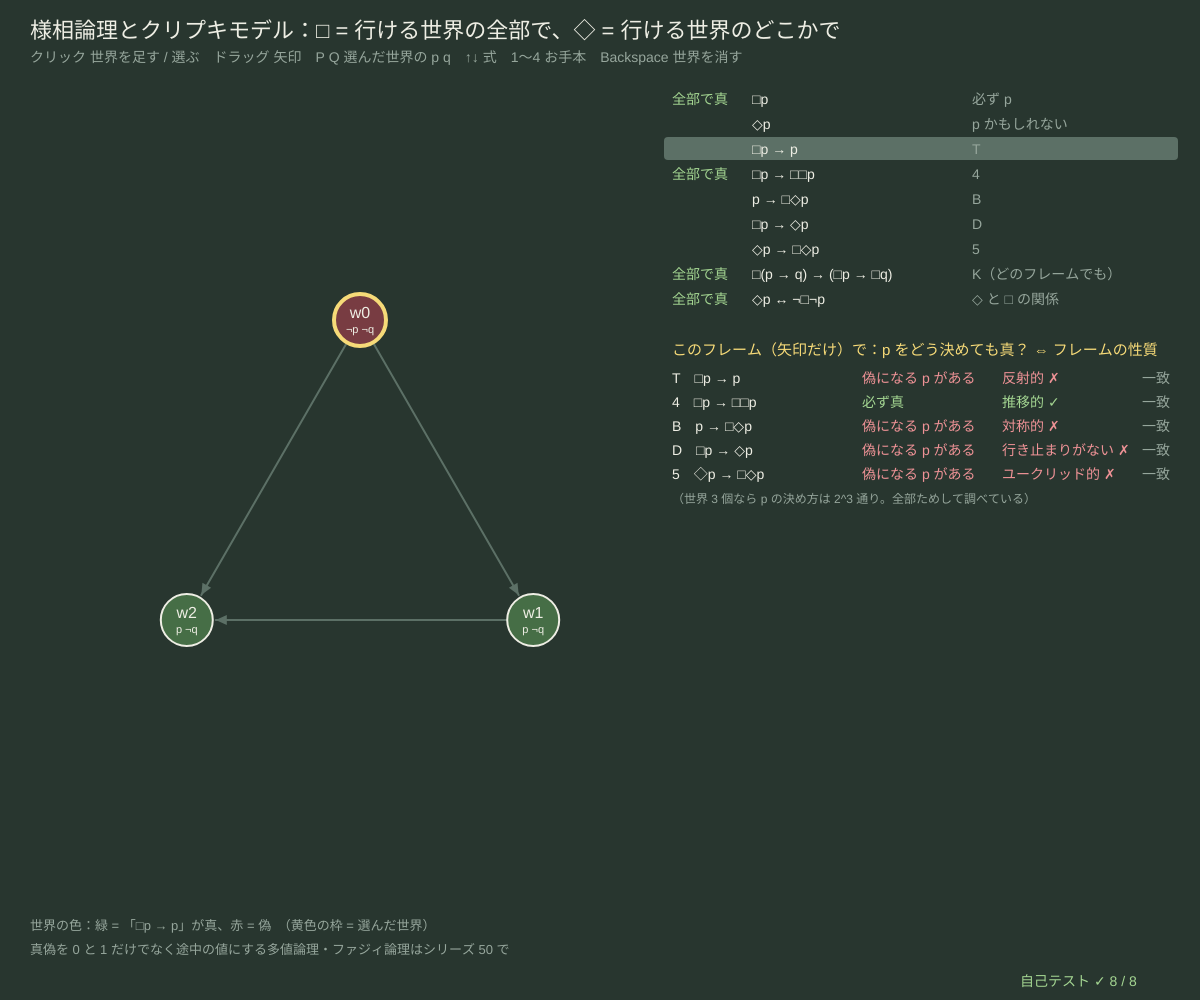
Frame 1 (no input)
Frame 60 (no input): identical to frame 1, image omitted
Frame 120 (the mouse pressed at the canvas centre since frame 60): identical to frame 1, image omitted

The p5.js sketch that drew this single still picture (run headless with seeded random() and noise() and a simulated clock; from frame 60 on, the mouse is pressed at the canvas centre):

// p5.js sketch
// ── sketch.js
// ============================================
// 12 様相論理とクリプキモデル ─ 「必ず □」「かもしれない ◇」を、可能世界（点）と到達関係（矢印）で考える
// □p が世界 w で真 ⇔ w から行ける全部の世界で p が真。◇p が真 ⇔ 行ける世界のどこかで p が真（行き先がなければ □p はいつも真）。
// 公理 T（□p → p）は「どの世界も自分に行ける（反射的）」フレームなら、p をどう決めても必ず真。4（□p → □□p）は推移的なフレームで必ず真。
// 空いた所をクリック = 世界を足す（最初の 1 回はキーを届かせるだけ）/ 世界から世界へドラッグ = 矢印の切りかえ（同じ世界へ戻ると自分への矢印）
// 世界をクリック = 選ぶ → P / Q でその世界の p / q を切りかえ / Backspace 最後の世界を消す / ↑↓ 式 / 1〜4 お手本のフレーム
// ============================================

const FORMULAS = [                      // ★ [式, 名前]（[] = □、<> = ◇ と書いてもよい）
  ['□p', '必ず p'], ['◇p', 'p かもしれない'], ['□p → p', 'T'], ['□p → □□p', '4'], ['p → □◇p', 'B'], ['□p → ◇p', 'D'], ['◇p → □◇p', '5'],
  ['□(p → q) → (□p → □q)', 'K（どのフレームでも）'], ['◇p ↔ ¬□¬p', '◇ と □ の関係'],
];
const AXIOMS = [                        // ★ 公理と、それが必ず成り立つフレームの性質
  ['T', '□p → p', '反射的', (n, R) => all(n, (x) => R[x][x])],
  ['4', '□p → □□p', '推移的', (n, R) => all(n, (x) => all(n, (y) => all(n, (z) => !(R[x][y] && R[y][z]) || R[x][z])))],
  ['B', 'p → □◇p', '対称的', (n, R) => all(n, (x) => all(n, (y) => !R[x][y] || R[y][x]))],
  ['D', '□p → ◇p', '行き止まりがない', (n, R) => all(n, (x) => any(n, (y) => R[x][y]))],
  ['5', '◇p → □◇p', 'ユークリッド的', (n, R) => all(n, (x) => all(n, (y) => all(n, (z) => !(R[x][y] && R[x][z]) || R[y][z])))],
];
const MAX_W = 6, WR = 26;               // ★ 世界の数の上限、半径
let worlds = [], rel = [], fIdx = 2, selW = 0, gotFocus = false, dragFrom = -1, dragMoved = false, parsed = [], axF = [];
function all(n, f) { for (let i = 0; i < n; i++) if (!f(i)) return false; return true; }
function any(n, f) { for (let i = 0; i < n; i++) if (f(i)) return true; return false; }

function setup() {
  createCanvas(windowWidth, windowHeight);
  parsed = FORMULAS.map((f) => parseFormula(f[0], true).f); axF = AXIOMS.map((a) => parseFormula(a[1], true).f);
  selfTest();
  example(1);
}
function windowResized() { resizeCanvas(windowWidth, windowHeight); }
// ★ 様相の式の真偽：世界 w で、到達関係 R、付値 V（V.p[w] = その世界の p）
function evalModal(f, w, n, R, V) {
  switch (f.op) {
    case 'var': return !!(V[f.name] && V[f.name][w]);
    case 'top': return true;
    case 'bot': return false;
    case 'not': return !evalModal(f.a, w, n, R, V);
    case 'and': return evalModal(f.a, w, n, R, V) && evalModal(f.b, w, n, R, V);
    case 'or': return evalModal(f.a, w, n, R, V) || evalModal(f.b, w, n, R, V);
    case 'imp': return !evalModal(f.a, w, n, R, V) || evalModal(f.b, w, n, R, V);
    case 'iff': return evalModal(f.a, w, n, R, V) === evalModal(f.b, w, n, R, V);
    case 'box': return all(n, (v) => !R[w][v] || evalModal(f.a, v, n, R, V));
    case 'dia': return any(n, (v) => R[w][v] && evalModal(f.a, v, n, R, V));
  }
  return false;
}
function validOnFrame(f, n, R) {        // フレームで妥当：p, q をどう決めても、どの世界でも真
  let vars = fmlVars(f);
  for (let k = 0; k < 1 << (n * vars.length); k++) {
    let V = {}; vars.forEach((v, j) => { V[v] = []; for (let w = 0; w < n; w++) V[v].push(!!((k >> (j * n + w)) & 1)); });
    for (let w = 0; w < n; w++) if (!evalModal(f, w, n, R, V)) return { ok: false, V, w };
  }
  return { ok: true };
}
function matrix() { let n = worlds.length, R = []; for (let i = 0; i < n; i++) { R.push([]); for (let j = 0; j < n; j++) R[i].push(rel.some((e) => e[0] === i && e[1] === j)); } return R; }
function vals() { return { p: worlds.map((w) => w.p), q: worlds.map((w) => w.q) }; }
function example(k) {
  let cx = width * 0.3, cy = height * 0.52, rr = Math.min(width, height) * 0.2;
  const ring = (n) => { worlds = []; for (let i = 0; i < n; i++) worlds.push({ x: cx + rr * Math.cos(-Math.PI / 2 + (i * 2 * Math.PI) / n), y: cy + rr * Math.sin(-Math.PI / 2 + (i * 2 * Math.PI) / n), p: false, q: false }); };
  if (k === 1) { ring(3); rel = [[0, 1], [1, 2], [0, 2]]; worlds[1].p = worlds[2].p = true; }      // 推移的だが反射的でない
  if (k === 2) { ring(3); rel = [[0, 0], [1, 1], [2, 2], [0, 1], [1, 2]]; worlds[0].p = worlds[1].p = true; }   // 反射的だが推移的でない
  if (k === 3) { ring(3); rel = []; for (let i = 0; i < 3; i++) for (let j = 0; j < 3; j++) rel.push([i, j]); worlds[0].p = true; }   // 全部つながる（S5）
  if (k === 4) { ring(4); rel = [[0, 1], [1, 2], [2, 3], [3, 0]]; worlds[0].p = worlds[2].p = true; worlds[1].q = true; }
  selW = 0;
}

function draw() {
  background(...BG);
  hudTitle('様相論理とクリプキモデル：□ = 行ける世界の全部で、◇ = 行ける世界のどこかで', 'クリック 世界を足す / 選ぶ　ドラッグ 矢印　P Q 選んだ世界の p q　↑↓ 式　1〜4 お手本　Backspace 世界を消す');
  let n = worlds.length, R = matrix(), V = vals(), f = parsed[fIdx];
  // ---- 矢印と世界
  for (let [i, j] of rel) arrowW(i, j, LINEC);
  if (dragFrom >= 0 && dragMoved) { stroke(...SKY); strokeWeight(2); line(worlds[dragFrom].x, worlds[dragFrom].y, mouseX, mouseY); }
  worlds.forEach((w, i) => {
    let v = evalModal(f, i, n, R, V);
    stroke(...(i === selW ? YEL : INK)); strokeWeight(i === selW ? 4 : 2); fill(...(v ? [70, 110, 70] : [120, 60, 66])); circle(w.x, w.y, WR * 2);
    noStroke(); fill(...INK); textSize(16); textAlign(CENTER, CENTER); text('w' + i, w.x, w.y - 6);
    textSize(11); text((w.p ? 'p' : '¬p') + ' ' + (w.q ? 'q' : '¬q'), w.x, w.y + 10);
  });
  noStroke(); fill(...DIMC); textSize(13); textAlign(LEFT, BASELINE);
  text('世界の色：緑 = 「' + FORMULAS[fIdx][0] + '」が真、赤 = 偽　（黄色の枠 = 選んだ世界）', 30, height - 70);
  text('真偽を 0 と 1 だけでなく途中の値にする多値論理・ファジィ論理はシリーズ 50 で', 30, height - 46);
  // ---- 右：式の一覧（全部の世界で真か）
  let rx = width * 0.56;
  FORMULAS.forEach(([s, nm], k) => {
    let g = parsed[k], allT = n > 0 && all(n, (w) => evalModal(g, w, n, R, V)), y = 104 + k * 25;
    if (k === fIdx) { fill(...LINEC); rect(rx - 8, y - 17, width - rx - 14, 23, 4); }
    fill(...(allT ? GRN : DIMC)); textSize(14); text(allT ? '全部で真' : '　', rx, y);
    fill(...INK); text(s, rx + 80, y); fill(...DIMC); text(nm, rx + 300, y);
  });
  // ---- 右下：公理とフレームの性質の対応（p の決め方を全部ためす）
  let y0 = 104 + FORMULAS.length * 25 + 26;
  fill(...YEL); textSize(15); text('このフレーム（矢印だけ）で：p をどう決めても真？ ⇔ フレームの性質', rx, y0);
  AXIOMS.forEach(([nm, s, prop, test], k) => {
    let vf = n ? validOnFrame(axF[k], n, R) : { ok: true }, pr = test(n, R), y = y0 + 28 + k * 24;
    fill(...INK); textSize(14); text(nm + '　' + s, rx, y);
    fill(...(vf.ok ? GRN : PINK)); text(vf.ok ? '必ず真' : '偽になる p がある', rx + 190, y);
    fill(...(pr ? GRN : PINK)); text(prop + (pr ? ' ✓' : ' ✗'), rx + 330, y);
    fill(...(vf.ok === pr ? DIMC : PINK)); text(vf.ok === pr ? '一致' : '不一致!', rx + 470, y);
  });
  fill(...DIMC); textSize(12); text('（世界 ' + n + ' 個なら p の決め方は 2^' + n + ' 通り。全部ためして調べている）', rx, y0 + 28 + AXIOMS.length * 24);
  drawSelfTest(width - 180, height - 14);
}
function arrowW(i, j, col) {
  let a = worlds[i], b = worlds[j];
  stroke(...col); strokeWeight(2); noFill();
  if (i === j) { circle(a.x, a.y - WR - 12, 26); return; }
  let dx = b.x - a.x, dy = b.y - a.y, L = Math.hypot(dx, dy) || 1, ux = dx / L, uy = dy / L, off = rel.some((e) => e[0] === j && e[1] === i) ? 6 : 0;
  let x0 = a.x + ux * WR - uy * off, y0 = a.y + uy * WR + ux * off, x1 = b.x - ux * (WR + 3) - uy * off, y1 = b.y - uy * (WR + 3) + ux * off;
  line(x0, y0, x1, y1); noStroke(); fill(...col);
  triangle(x1, y1, x1 - ux * 11 - uy * 5, y1 - uy * 11 + ux * 5, x1 - ux * 11 + uy * 5, y1 - uy * 11 - ux * 5);
}
function hitW(x, y) { for (let i = worlds.length - 1; i >= 0; i--) if (Math.hypot(worlds[i].x - x, worlds[i].y - y) < WR) return i; return -1; }
function mousePressed() {
  if (!gotFocus) { gotFocus = true; return; }
  if (mouseX > width * 0.54) return;
  dragFrom = hitW(mouseX, mouseY); dragMoved = false;
  if (dragFrom < 0 && worlds.length < MAX_W && mouseY > 80) { worlds.push({ x: mouseX, y: mouseY, p: false, q: false }); selW = worlds.length - 1; }
}
function mouseDragged() { if (dragFrom >= 0 && Math.hypot(mouseX - worlds[dragFrom].x, mouseY - worlds[dragFrom].y) > WR) dragMoved = true; }
function mouseReleased() {
  if (dragFrom < 0) return;
  let to = hitW(mouseX, mouseY);
  if (!dragMoved && to === dragFrom) selW = to;
  else if (to >= 0) { let k = rel.findIndex((e) => e[0] === dragFrom && e[1] === to); if (k >= 0) rel.splice(k, 1); else rel.push([dragFrom, to]); }
  else if (dragMoved) { worlds[dragFrom].x = clampv(mouseX, 30, width * 0.53); worlds[dragFrom].y = clampv(mouseY, 90, height - 90); }
  dragFrom = -1;
}
function keyPressed() {
  if (key === UP_ARROW) fIdx = (fIdx + FORMULAS.length - 1) % FORMULAS.length;
  if (key === DOWN_ARROW) fIdx = (fIdx + 1) % FORMULAS.length;
  if (key >= '1' && key <= '4') example(Number(key));
  if (worlds[selW] && (key === 'p' || key === 'P')) worlds[selW].p = !worlds[selW].p;
  if (worlds[selW] && (key === 'q' || key === 'Q')) worlds[selW].q = !worlds[selW].q;
  if (key === 'Backspace' && worlds.length) { let k = worlds.length - 1; worlds.pop(); rel = rel.filter((e) => e[0] !== k && e[1] !== k); selW = Math.min(selW, worlds.length - 1); }
  return false;
}

// ---- 自己テスト
function selfTest() {
  selfTestResults = [];
  check('式 ' + FORMULAS.length + ' 個と公理 5 つが全部読める（□ ◇ も [] <> も）', parsed.every((f) => f) && axF.every((f) => f) && fmlEq(parseFormula('[]p -> <>p', true).f, axF[3]));
  let frames = [];                      // 世界 1〜3 個のフレームを全部（2 + 16 + 512 = 530 個）
  for (let n = 1; n <= 3; n++) for (let m = 0; m < 1 << (n * n); m++) { let R = []; for (let i = 0; i < n; i++) { R.push([]); for (let j = 0; j < n; j++) R[i].push(!!((m >> (i * n + j)) & 1)); } frames.push([n, R]); }
  AXIOMS.forEach(([nm, s, prop, test], k) => {
    let agree = 0, fails = 0;
    for (let [n, R] of frames) { let v = validOnFrame(axF[k], n, R).ok; if (v === test(n, R)) agree++; if (!v) fails++; }
    check(nm + '（' + s + '）：世界 3 個までの全部のフレーム ' + frames.length + ' 個で「必ず真」⇔ ' + prop + '（成り立たないフレーム ' + fails + ' 個）', agree === frames.length && fails > 0);
  });
  let okK = frames.filter(([n]) => n <= 2).every(([n, R]) => validOnFrame(parsed[7], n, R).ok && validOnFrame(parsed[8], n, R).ok);
  check('K と「◇p ↔ ¬□¬p」は、どのフレームでも p, q をどう決めても真（世界 2 個まで全部）', okK);
  let R1 = [[false]];
  check('行き先のない世界では □⊥ が真（全部の行き先で… の「全部」が空）、◇⊤ は偽', evalModal(parseFormula('[]0', true).f, 0, 1, R1, {}) && !evalModal(parseFormula('<>1', true).f, 0, 1, R1, {}));
  reportSelfTest();
}

// ---------- やってみよう ----------
// 1. お手本 1（推移的、反射的でない）で T を選ぶ。どの世界が赤？ w0 に自分への矢印を足すと？
// 2. お手本 2（反射的、推移的でない）で 4 が偽になる p の決め方を見つけよう（右下の表は「ある」と言っている）
// 3. お手本 3（全部つながる）では T・4・B・D・5 が全部「必ず真」。これが知識の論理 S5（「知っている」の論理）
// 4. □ を「いつも（これから先ずっと）」、◇ を「いつか」と読むと時間の論理。矢印 = 時間が進む向き。どんなフレームが合う？
// 5. FORMULAS に足そう：□□p → □p、◇◇p → ◇p。どんなフレームの性質と対応する？

// ==================================================
// ここから下は「論理の道具」（中身は読まなくても OK。消さないでね）
// ==================================================
// ---- 色と小さな道具（黒板とチョーク）
const BG = [40, 54, 47];                // 背景（黒板の灰緑）
const INK = [238, 238, 228];            // 文字（白いチョーク）
const YEL = [246, 218, 120], SKY = [128, 186, 222], PINK = [238, 146, 150], GRN = [164, 214, 146], LILAC = [196, 170, 230];
const DIMC = [150, 166, 156], PANEL = [50, 66, 58], LINEC = [92, 112, 102];
function clampv(v, a, b) { return v < a ? a : v > b ? b : v !== v ? a : v; }     // NaN なら a に戻す
function fmtN(v, d) { if (typeof v !== 'number' || v !== v) return '?'; return v.toFixed(d === undefined ? 2 : d); }
function hudTitle(t, sub) {              // 左上のタイトルと操作の説明（日本語は 1 文字ずつ折り返す）
  textWrap(CHAR); noStroke(); fill(...INK); textSize(22); textAlign(LEFT, BASELINE); text(t, 30, 38);
  fill(...DIMC); textSize(14); textLeading(19); text(sub, 30, 62);
}
function typeInto(s, ch, allowed, maxLen) {   // 文字の入力：allowed に入っている 1 文字だけ足す（長さの上限つき）
  if (typeof ch !== 'string' || ch.length !== 1 || allowed.indexOf(ch) < 0) return s;
  return s.length < (maxLen || 40) ? s + ch : s;
}
function chalkPanel(x, y, w, h) { noStroke(); fill(...PANEL); rect(x, y, w, h, 8); }
function drawInputLine(x, y, label, s, err, active) {   // 入力欄：文字列と、まちがいの説明
  noStroke(); fill(...(active === false ? DIMC : YEL)); textSize(15); textAlign(LEFT, BASELINE); text(label, x, y);
  let lx = x + textWidth(label) + 8;
  fill(...INK); textSize(20); text(s + (active !== false && frameCount % 60 < 30 ? '▏' : ''), lx, y + 1);
  if (err) { fill(...PINK); textSize(14); text('✗ ' + err, lx, y + 22); }
}
// ---- 種つきの乱数（同じ種なら毎回同じ列 → 実験をくり返せる）
let rngState = 1;
function seedRng(s) { rngState = (s >>> 0) || 1; }
function rnd() {                       // 0〜1 の一様乱数（mulberry32）
  rngState = (rngState + 0x6d2b79f5) >>> 0;
  let t = rngState;
  t = Math.imul(t ^ (t >>> 15), t | 1);
  t ^= t + Math.imul(t ^ (t >>> 7), t | 61);
  return ((t ^ (t >>> 14)) >>> 0) / 4294967296;
}
function rndInt(a, b) { return a + Math.floor(rnd() * (b - a + 1)); }
function rndPick(arr) { return arr[Math.floor(rnd() * arr.length)]; }
// ---- 論理式の道具：字句 → 構文木（再帰下降）→ 文字列・真理値
// 構文木 = { op: 'var', name } / { op: 'top' } ⊤ / { op: 'bot' } ⊥ / { op: 'not', a } / { op: 'and' | 'or' | 'imp' | 'iff', a, b }
//          （様相論理だけ { op: 'box', a } □ と { op: 'dia', a } ◇）
// 強さの順：¬ □ ◇ ＞ ∧ ＞ ∨ ＞ →（右から結合：p→q→r = p→(q→r)）＞ ↔
// ASCII でも書ける：~ ! = ¬、& ^ = ∧、| = ∨、-> > = →、<-> = = ↔、1 = ⊤、0 = ⊥、[] = □、<> = ◇
const FML_KEYS = 'abcdefghijklmnopqrstuvwxyz0123456789~!&|^-<>=()[] ';   // 入力できる文字
const FML_MAX_VARS = 6;                // ★ 変数の数の上限（真理値表は 2⁶ = 64 行まで）
const OP_SYM = { not: '¬', and: '∧', or: '∨', imp: '→', iff: '↔', box: '□', dia: '◇' };
function fVar(n) { return { op: 'var', name: n }; }
function fNot(a) { return { op: 'not', a }; }
function fBin(op, a, b) { return { op, a, b }; }
const F_TOP = { op: 'top' }, F_BOT = { op: 'bot' };
function lexFormula(src, modal) {      // 返り値 {toks} または {error, at}
  let toks = [], i = 0;
  const one = { '¬': 'not', '~': 'not', '!': 'not', '∧': 'and', '&': 'and', '^': 'and', '∨': 'or', '|': 'or', '→': 'imp', '>': 'imp', '↔': 'iff', '=': 'iff',
    '(': '(', ')': ')', '⊤': 'top', '1': 'top', '⊥': 'bot', '0': 'bot', '□': 'box', '◇': 'dia' };
  while (i < src.length) {
    let c = src[i];
    if (c === ' ') { i++; continue; }
    if (src.startsWith('<->', i)) { toks.push({ k: 'iff', at: i }); i += 3; continue; }
    if (src.startsWith('->', i)) { toks.push({ k: 'imp', at: i }); i += 2; continue; }
    if (src.startsWith('[]', i) || src.startsWith('<>', i)) {
      if (!modal) return { error: '[] <>（□ ◇）は様相論理（12）だけで使える', at: i };
      toks.push({ k: src[i] === '[' ? 'box' : 'dia', at: i }); i += 2; continue;
    }
    if (c >= 'a' && c <= 'z') {
      let j = i + 1; while (j < src.length && ((src[j] >= '0' && src[j] <= '9') || src[j] === "'")) j++;
      toks.push({ k: 'var', name: src.slice(i, j), at: i }); i = j; continue;
    }
    if (one[c]) {
      if ((one[c] === 'box' || one[c] === 'dia') && !modal) return { error: '□ ◇ は様相論理（12）だけで使える', at: i };
      toks.push({ k: one[c], at: i }); i++; continue;
    }
    if (c === '-' || c === '<' || c === '[' || c === ']') return { error: '「' + c + '」だけでは記号にならない（-> <-> [] <> と書く）', at: i };
    return { error: '使えない文字「' + c + '」', at: i };
  }
  return { toks };
}
function parseFormula(src, modal) {     // 返り値 {f} または {error, at}（例外は投げない）
  if (typeof src !== 'string') return { error: '文字列ではない', at: 0 };
  if (src.length > 160) return { error: '長すぎる（160 文字まで）', at: 160 };
  let lx = lexFormula(src, modal);
  if (lx.error) return lx;
  let toks = lx.toks, pos = 0, depth = 0;
  if (!toks.length) return { error: '式が空', at: 0 };
  const peek = () => toks[pos], at = () => (toks[pos] ? toks[pos].at : src.length);
  const fail = (m) => { throw { msg: m, at: at() }; };
  const bin = (sub, op, right) => {    // 2 項演算の 1 段：左結合（right なら右結合）
    let a = sub();
    if (right) { if (peek() && peek().k === op) { pos++; return fBin(op, a, bin(sub, op, true)); } return a; }
    while (peek() && peek().k === op) { pos++; a = fBin(op, a, sub()); }
    return a;
  };
  const pIff = () => bin(pImp, 'iff', false);
  const pImp = () => bin(pOr, 'imp', true);
  const pOr = () => bin(pAnd, 'or', false);
  const pAnd = () => bin(pUn, 'and', false);
  const pUn = () => {
    if (++depth > 80) fail('入れ子が深すぎる');
    let t = peek(), r;
    if (!t) fail('式が途中で終わっている');
    if (t.k === 'not' || t.k === 'box' || t.k === 'dia') { pos++; r = { op: t.k, a: pUn() }; }
    else if (t.k === 'var') { pos++; r = fVar(t.name); }
    else if (t.k === 'top') { pos++; r = F_TOP; }
    else if (t.k === 'bot') { pos++; r = F_BOT; }
    else if (t.k === '(') { pos++; r = pIff(); if (!peek() || peek().k !== ')') fail('「)」が足りない'); pos++; }
    else if (t.k === ')') fail('「)」の前に式がない');
    else fail('「' + OP_SYM[t.k] + '」の前に式がない');
    depth--; return r;
  };
  try {
    let f = pIff();
    if (pos < toks.length) {
      let t = toks[pos];
      return { error: t.k === ')' ? '余分な「)」' : t.k === 'var' || t.k === '(' || t.k === 'top' || t.k === 'bot' || t.k === 'not' ? 'ここに演算子（∧ ∨ → など）が要る' : '「' + (OP_SYM[t.k] || t.k) + '」がおかしな所にある', at: t.at };
    }
    let nv = fmlVars(f).length;
    if (nv > FML_MAX_VARS) return { error: '変数が ' + nv + ' 個（' + FML_MAX_VARS + ' 個まで）', at: 0 };
    return { f };
  } catch (e) { return { error: e && e.msg ? e.msg : '読めない式', at: e && e.at !== undefined ? e.at : 0 }; }
}
const FML_PREC = { iff: 1, imp: 2, or: 3, and: 4 };
function fmlStr(f) {                    // 構文木 → 文字列（かっこは必要な所と、ちがう演算子が混ざる所に）
  if (!f) return '?';
  switch (f.op) {
    case 'var': return f.name;
    case 'top': return '⊤';
    case 'bot': return '⊥';
    case 'not': case 'box': case 'dia': return OP_SYM[f.op] + (FML_PREC[f.a.op] ? '(' + fmlStr(f.a) + ')' : fmlStr(f.a));
  }
  let side = (c, isLeft) => {
    if (!FML_PREC[c.op]) return fmlStr(c);
    let assocOk = c.op === f.op && (f.op === 'imp' ? !isLeft : isLeft);
    return assocOk ? fmlStr(c) : '(' + fmlStr(c) + ')';
  };
  return side(f.a, true) + ' ' + OP_SYM[f.op] + ' ' + side(f.b, false);
}
function fmlVars(f, out) {              // 出てくる変数（名前の順）
  let top = !out; out = out || new Set();
  if (f.op === 'var') out.add(f.name);
  if (f.a) fmlVars(f.a, out);
  if (f.b) fmlVars(f.b, out);
  return top ? [...out].sort() : out;
}
function evalFml(f, env) {              // 真理値（env = { p: true, q: false, ... }）
  switch (f.op) {
    case 'var': return !!env[f.name];
    case 'top': return true;
    case 'bot': return false;
    case 'not': return !evalFml(f.a, env);
    case 'and': return evalFml(f.a, env) && evalFml(f.b, env);
    case 'or': return evalFml(f.a, env) || evalFml(f.b, env);
    case 'imp': return !evalFml(f.a, env) || evalFml(f.b, env);
    case 'iff': return evalFml(f.a, env) === evalFml(f.b, env);
  }
  return false;                         // □ ◇ は真理値表では評価しない（12 を見よ）
}
function envOf(vars, k) { let e = {}; vars.forEach((v, i) => (e[v] = !!((k >> (vars.length - 1 - i)) & 1))); return e; }   // k 番目の割り当て（上の桁が最初の変数）
function truthRows(f, vars) { vars = vars || fmlVars(f); let rows = []; for (let k = 0; k < 1 << vars.length; k++) { let env = envOf(vars, k); rows.push({ env, v: evalFml(f, env) }); } return rows; }
function classifyFml(f) {               // 'taut' 恒真 / 'sat' 充足可能（恒真ではない）/ 'contra' 矛盾
  let rows = truthRows(f), n = rows.filter((r) => r.v).length;
  return { kind: n === rows.length ? 'taut' : n === 0 ? 'contra' : 'sat', nTrue: n, nRows: rows.length };
}
const KIND_JA = { taut: '恒真（トートロジー）', sat: '充足可能（恒真ではない）', contra: '矛盾（充足不能）' };
function fmlEq(a, b) { if (!a || !b || a.op !== b.op) return false; if (a.op === 'var') return a.name === b.name; if (a.a && !fmlEq(a.a, b.a)) return false; if (a.b && !fmlEq(a.b, b.b)) return false; return true; }
function fmlSize(f) { return 1 + (f.a ? fmlSize(f.a) : 0) + (f.b ? fmlSize(f.b) : 0); }
function sameTable(f, g) {              // 全部の割り当てで同じ値か（同値）
  let vars = [...new Set(fmlVars(f).concat(fmlVars(g)))].sort();
  for (let k = 0; k < 1 << vars.length; k++) { let e = envOf(vars, k); if (evalFml(f, e) !== evalFml(g, e)) return false; }
  return true;
}
function randomFml(d, vars, consts) {   // でたらめな式（自己テスト用、種つき乱数）
  let r = rnd();
  if (d <= 0 || r < 0.22) return consts && rnd() < 0.12 ? (rnd() < 0.5 ? F_TOP : F_BOT) : fVar(rndPick(vars));
  if (r < 0.38) return fNot(randomFml(d - 1, vars, consts));
  return fBin(rndPick(['and', 'or', 'imp', 'iff', 'and', 'or']), randomFml(d - 1, vars, consts), randomFml(d - 1, vars, consts));
}
function fmlTreeKids(f) { return f.a ? (f.b ? [f.a, f.b] : [f.a]) : []; }
function fmlTreeLabel(f) { return f.op === 'var' ? f.name : f.op === 'top' ? '⊤' : f.op === 'bot' ? '⊥' : OP_SYM[f.op]; }
// ---- 自己テストの道具
let selfTestResults = [];
function check(name, cond) { selfTestResults.push({ name, ok: !!cond }); }
function reportSelfTest() { for (let r of selfTestResults) (r.ok ? console.log : console.error)((r.ok ? '✓ ' : '✗ ') + r.name); }
function selfTestLine() { let n = selfTestResults.filter((r) => r.ok).length; return '自己テスト ' + (n === selfTestResults.length ? '✓ ' : '✗ ') + n + ' / ' + selfTestResults.length; }
function drawSelfTest(x, y) { noStroke(); fill(...(selfTestResults.every((r) => r.ok) ? GRN : PINK)); textSize(14); textAlign(LEFT, BASELINE); text(selfTestLine(), x, y); }
